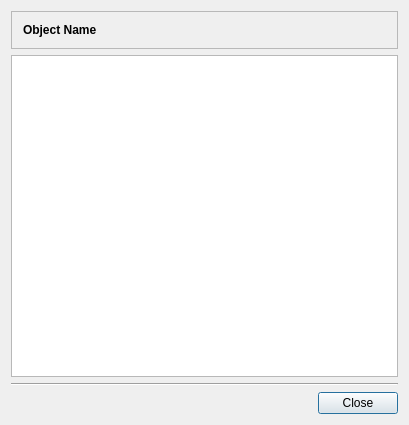
<ui version="4.0" >
 <class>SimpleTextView_q</class>
 <widget class="QDialog" name="SimpleTextView_q" >
  <property name="geometry" >
   <rect>
    <x>0</x>
    <y>0</y>
    <width>409</width>
    <height>425</height>
   </rect>
  </property>
  <property name="focusPolicy" >
   <enum>Qt::StrongFocus</enum>
  </property>
  <property name="windowTitle" >
   <string>Text viewer</string>
  </property>
  <layout class="QVBoxLayout" >
   <property name="leftMargin" >
    <number>11</number>
   </property>
   <property name="topMargin" >
    <number>11</number>
   </property>
   <property name="rightMargin" >
    <number>11</number>
   </property>
   <property name="bottomMargin" >
    <number>11</number>
   </property>
   <item>
    <widget class="QFrame" name="frame6" >
     <property name="frameShape" >
      <enum>QFrame::StyledPanel</enum>
     </property>
     <property name="frameShadow" >
      <enum>QFrame::Plain</enum>
     </property>
     <layout class="QGridLayout" >
      <property name="leftMargin" >
       <number>11</number>
      </property>
      <property name="topMargin" >
       <number>11</number>
      </property>
      <property name="rightMargin" >
       <number>11</number>
      </property>
      <property name="bottomMargin" >
       <number>11</number>
      </property>
      <item row="0" column="0" >
       <widget class="QLabel" name="objectname" >
        <property name="font" >
         <font>
          <weight>75</weight>
          <bold>true</bold>
         </font>
        </property>
        <property name="text" >
         <string>Object Name</string>
        </property>
        <property name="wordWrap" >
         <bool>false</bool>
        </property>
       </widget>
      </item>
     </layout>
    </widget>
   </item>
   <item>
    <widget class="QTextEdit" name="textview" >
     <property name="readOnly" >
      <bool>true</bool>
     </property>
    </widget>
   </item>
   <item>
    <widget class="Line" name="line2" >
     <property name="frameShape" >
      <enum>QFrame::HLine</enum>
     </property>
     <property name="frameShadow" >
      <enum>QFrame::Sunken</enum>
     </property>
     <property name="orientation" >
      <enum>Qt::Horizontal</enum>
     </property>
    </widget>
   </item>
   <item>
    <layout class="QHBoxLayout" >
     <item>
      <spacer>
       <property name="orientation" >
        <enum>Qt::Horizontal</enum>
       </property>
       <property name="sizeType" >
        <enum>QSizePolicy::Expanding</enum>
       </property>
       <property name="sizeHint" >
        <size>
         <width>91</width>
         <height>20</height>
        </size>
       </property>
      </spacer>
     </item>
     <item>
      <widget class="QPushButton" name="pushButton7" >
       <property name="text" >
        <string>Close</string>
       </property>
      </widget>
     </item>
    </layout>
   </item>
  </layout>
 </widget>
 <layoutdefault spacing="6" margin="11" />
 <includes/>
 <resources/>
 <connections>
  <connection>
   <sender>pushButton7</sender>
   <signal>released()</signal>
   <receiver>SimpleTextView_q</receiver>
   <slot>close()</slot>
   <hints>
    <hint type="sourcelabel" >
     <x>20</x>
     <y>20</y>
    </hint>
    <hint type="destinationlabel" >
     <x>20</x>
     <y>20</y>
    </hint>
   </hints>
  </connection>
 </connections>
</ui>
